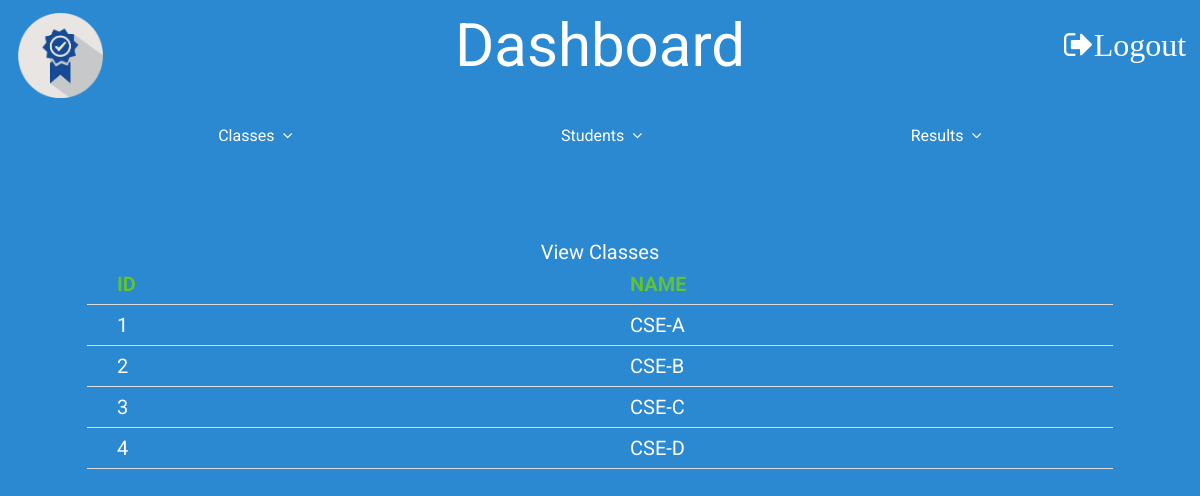
The app's page /view_classes.php (signed in) with its own data.
### tables this page shows
CREATE TABLE `class` (
  `name` varchar(30) NOT NULL,
  `id` int(3) NOT NULL
);

### view_classes.php (the view, shortened to what this page needs)
<!DOCTYPE html>
<html lang="en">
<head>
    <link rel="stylesheet" href="css/home.css">
    <link rel="stylesheet" href="./css/font-awesome-4.7.0/css/font-awesome.css">
    <link rel="stylesheet" type='text/css' href="css/manage.css">
</head>
<body>
    <div class="title">
        <a href="dashboard.php"><img src="./images/logo2.png" alt="" class="logo"></a>
        <span class="heading">Dashboard</span>
        <a href="logout.php" style="color: white"><span class="fa fa-sign-out fa-2x">Logout</span></a>
    </div>
    <div class="nav">
        <ul>
            <li class="dropdown" onclick="toggleDisplay('1')">
                <a href="" class="dropbtn">Classes &nbsp
                    <span class="fa fa-angle-down"></span>
                </a>
            </li>
            <li class="dropdown" onclick="toggleDisplay('2')">
                <a href="#" class="dropbtn">Students &nbsp
                    <span class="fa fa-angle-down"></span>
                </a>
            </li>
            <li class="dropdown" onclick="toggleDisplay('3')">
                <a href="#" class="dropbtn">Results &nbsp
                    <span class="fa fa-angle-down"></span>
                </a>
            </li>
        </ul>
    </div>
    <div class="main">
        <?php
            include('session.php');
            $sql = "SELECT `name`, `id` FROM `class`";
            $result = mysqli_query($conn, $sql);
            if (mysqli_num_rows($result) > 0) {
               echo "<table>
                <caption>View Classes</caption>
                <tr>
                <th>ID</th>
                <th>NAME</th>
                </tr>";
                while($row = mysqli_fetch_array($result))
                  {
                  echo "<tr>";
                  echo "<td>" . $row['id'] . "</td>";
                  echo "<td>" . $row['name'] . "</td>";
                  echo "</tr>";
                  }
                echo "</table>";
            } else {
                echo "0 results";
            }
        ?>
    </div>
</body>
</html>

### css/home.css (style rules this page uses)
body { margin: 0; font-family: 'Roboto', sans-serif; background-color: #2a89d1; color: white; }
.title { display: grid; grid-template-rows: 50px; grid-template-columns: 150px 1fr 150px; align-items: center; padding: 20px 0; text-align: center; }
.logo { width: 150px; height: auto; }
.heading { font-size: 60px; }
.main { display: grid; align-items: center; font-size: 20px; padding-top: 80px; }
ul { list-style-type: none; margin: 20px 0 0 0; padding: 0; display: flex; overflow: hidden; justify-content: space-evenly; }
li a, .dropbtn { display: inline-block; text-decoration: none; color: white; height: 40px; display: flex; align-items: center; padding: 5px 50px; }
li.dropdown { display: inline-block; }

### css/manage.css (style rules this page uses)
.main { display: grid; justify-content: center; padding: 30px; }
.main table { margin: 50px auto; }
.main table, th, td { border-collapse: collapse; text-align: left; table-layout: fixed; padding: 8px 30px; width: 90%; }
.main th { color: #61c232; }
th, td { border-bottom: 1px solid #ddd; }

### view_classes.php (style rules this page uses)
.logo { margin-top:25px; width:85px; height:auto; margin-left:-30px; }

### records on screen
class: id "1", name "CSE-A"
class: id "2", name "CSE-B"
class: id "3", name "CSE-C"
class: id "4", name "CSE-D"
